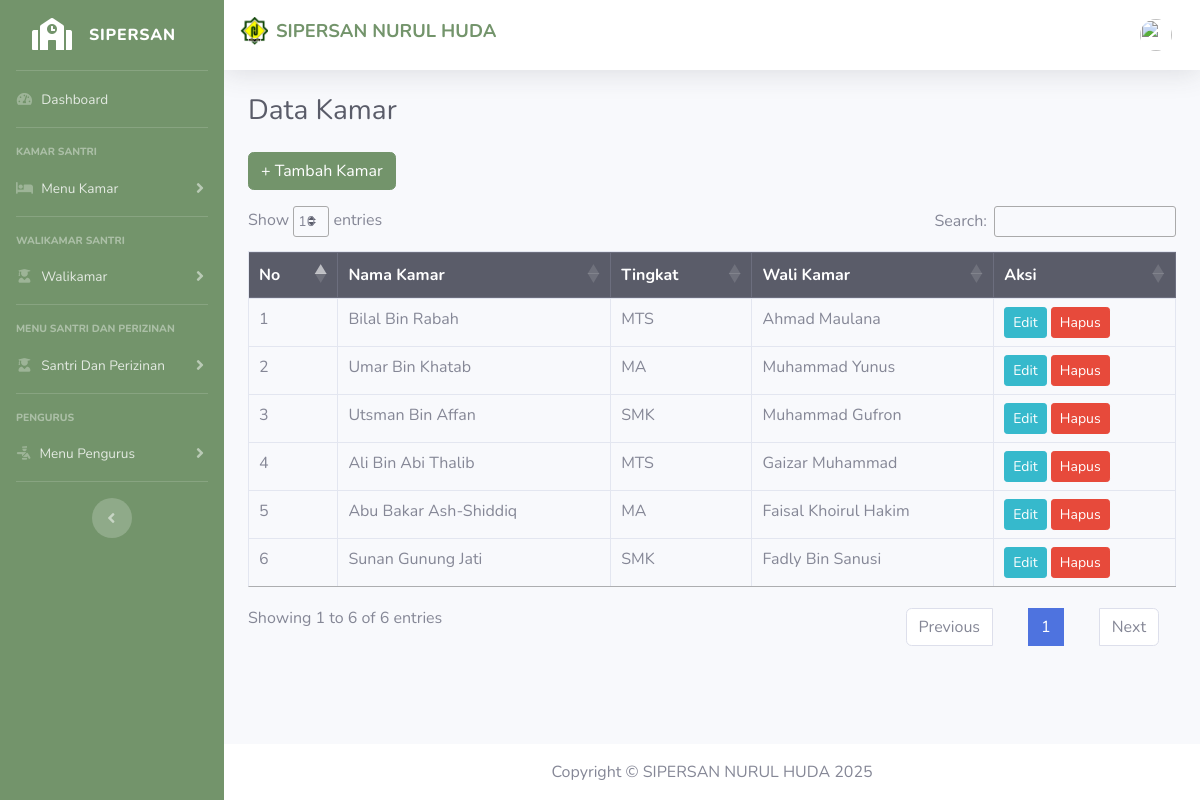
The page /index.php/kamar on the database its author committed.
### tables this page shows
CREATE TABLE `tb_kamar` (
  `id_kamar` int(11) NOT NULL,
  `kamar` varchar(100) NOT NULL,
  `tingkat` enum('MTS','MA','SMK') NOT NULL,
  `id_walikamar` int(11) DEFAULT NULL
);

CREATE TABLE `tb_walikamar` (
  `id_walikamar` int(11) NOT NULL,
  `id_pengurus` int(11) DEFAULT NULL,
  `no_walikamar` varchar(50) DEFAULT NULL,
  `nama_walikamar` varchar(100) DEFAULT NULL,
  `pesan` text DEFAULT NULL,
  `waktu_kirim` datetime DEFAULT NULL,
  `status_kirim` enum('terkirim','pending','gagal') DEFAULT 'pending',
  `chat_id` varchar(50) DEFAULT NULL
);

### application/controllers/Kamar.php (called while the page is built, shortened)
<?php
class Kamar extends CI_Controller {
    public function __construct() {
        $this->load->model('Mkamar');
        $this->load->model('Mwalikamar');
    }
    public function index() {
        $data['title'] = 'Data Kamar';
        $data['kamar'] = $this->Mkamar->get_all();
        $data['walikamar'] = $this->Mwalikamar->get_all();
        $this->load->view('templates_admin/header', $data);
        $this->load->view('templates_admin/sidebar');
        $this->load->view('kamar_index', $data);
        $this->load->view('templates_admin/footer');
    }
}

### index.php (called while the page is built, shortened)
<?php
require_once BASEPATH.'core/CodeIgniter.php';

### application/models/Mkamar.php (called while the page is built, shortened)
<?php
class Mkamar extends CI_Model {
    public function get_all() {
        $this->db->select('k.*, w.nama_walikamar');
        $this->db->from('tb_kamar k');
        $this->db->join('tb_walikamar w', 'k.id_walikamar = w.id_walikamar', 'left');
        return $this->db->get()->result();
    }
}

### application/views/kamar_index.php (the view, shortened to what this page needs)
<div class="container-fluid">
    <h1 class="h3 mb-4 text-gray-800"><?= $title ?></h1>
    <button class="btn btn-primary mb-3" data-toggle="modal" data-target="#modalTambah">+ Tambah Kamar</button>
    <table class="table table-bordered table-hover" id="datatable">
        <thead class="thead-dark">
            <tr>
                <th>No</th>
                <th>Nama Kamar</th>
                <th>Tingkat</th>
                <th>Wali Kamar</th>
                <th>Aksi</th>
            </tr>
        </thead>
        <tbody>
            <?php $no=1; foreach ($kamar as $k): ?>
            <tr>
                <td><?= $no++ ?></td>
                <td><?= $k->kamar ?></td>
                <td><?= $k->tingkat ?></td>
                <td><?= $k->nama_walikamar ?></td>
                <td>
                    <button class="btn btn-sm btn-info" data-toggle="modal" data-target="#modalEdit<?= $k->id_kamar ?>">Edit</button>
                    <a href="#" class="btn btn-sm btn-danger btn-hapus" data-url="<?= base_url('kamar/hapus/'.$k->id_kamar) ?>">Hapus</a>
                </td>
            </tr>
            <?php endforeach ?>
        </tbody>
    </table>
</div>

### application/views/templates_admin/header.php (shortened to what this page needs)
<!DOCTYPE html>
<html lang="en">
<head>
    <link href="https://cdnjs.cloudflare.com/ajax/libs/font-awesome/6.5.0/css/all.min.css" rel="stylesheet">
    <link rel="stylesheet" href="https://cdn.datatables.net/1.13.6/css/jquery.dataTables.min.css">
    <link rel="stylesheet" href="https://cdn.datatables.net/buttons/2.4.1/css/buttons.dataTables.min.css">
    <link href="<?= base_url('assets/vendor/fontawesome-free/css/all.min.css') ?>" rel="stylesheet" type="text/css">
    <link href="<?= base_url('assets/css/sb-admin-2.min.css') ?>" rel="stylesheet">
</head>

### application/views/templates_admin/sidebar.php (shortened to what this page needs)
<body id="page-top">
    <div id="wrapper">
        <ul class="navbar-nav bg-gradient-primary sidebar sidebar-dark accordion" id="accordionSidebar">
            <a class="sidebar-brand d-flex align-items-center justify-content-center" href="<?= base_url('dashboard') ?>">
                <div class="sidebar-brand-icon">
                    <i class="fas fa-school"></i>
                </div>
                <div class="sidebar-brand-text mx-3">SIPERSAN</div>
            </a>
            <hr class="sidebar-divider my-0">
            <li class="nav-item <?= $this->uri->segment(1) == 'dashboard' ? 'active' : '' ?>">
                <a class="nav-link" href="<?= base_url('dashboard') ?>">
                    <i class="fas fa-fw fa-tachometer-alt"></i>
                    <span>Dashboard</span>
                </a>
            </li>
            <hr class="sidebar-divider">
            <div class="sidebar-heading">Kamar Santri</div>
            <li class="nav-item">
                <a class="nav-link collapsed" href="#" data-toggle="collapse" data-target="#collapseFive">
                    <i class="fa-solid fa-bed"></i>
                    <span>Menu Kamar</span>
                </a>
            </li>
            <hr class="sidebar-divider">
            <div class="sidebar-heading">WaliKamar Santri</div>
            <li class="nav-item">
                <a class="nav-link collapsed" href="#" data-toggle="collapse" data-target="#collapseSix">
                    <i class="fas fa-fw fa-user-graduate"></i>
                    <span>Walikamar</span>
                </a>
            </li>
            <hr class="sidebar-divider">
            <div class="sidebar-heading">Menu Santri Dan Perizinan</div>
            <li class="nav-item">
                <a class="nav-link collapsed" href="#" data-toggle="collapse" data-target="#collapseOne">
                    <i class="fas fa-fw fa-user-graduate"></i>
                    <span>Santri Dan Perizinan</span>
                </a>
            </li>
            <hr class="sidebar-divider">
            <div class="sidebar-heading">Pengurus</div>
            <li class="nav-item">
                <a class="nav-link collapsed" href="#" data-toggle="collapse" data-target="#collapseTwo">
                    <i class="fa-solid fa-person-military-pointing"></i>
                    <span>Menu Pengurus</span>
                </a>
            </li>
            <hr class="sidebar-divider">
            <div class="text-center d-none d-md-inline">
                <button class="rounded-circle border-0" id="sidebarToggle"></button>
            </div>
        </ul>
            <div id="content-wrapper" class="d-flex flex-column">
    <nav class="navbar navbar-expand navbar-light bg-white topbar mb-4 static-top shadow">
        <div class="d-flex align-items-center" style="margin-bottom:8px;">
            <img src="<?= base_url('assets/img/NURULHUDALOGOR.png') ?>" alt="Logo Ponpes" width="28" height="28" class="mr-2">
            <span class="font-weight-bold text-primary" style="font-size: 1.15rem;">SIPERSAN NURUL HUDA</span>
        </div>
        <ul class="navbar-nav ml-auto">
            <li class="nav-item dropdown no-arrow">
                <a class="nav-link dropdown-toggle" href="#" id="userDropdown" role="button"
                    data-toggle="dropdown" aria-haspopup="true" aria-expanded="false">
                    <img class="img-profile rounded-circle"
                        src="<?= base_url('uploads/pengurus/' . $this->session->userdata('foto')) ?>"
                        style="object-fit: cover; width: 32px; height: 32px;">
                </a>
            </li>
        </ul>
    </nav>

### application/views/templates_admin/footer.php (shortened to what this page needs)
    <footer class="bg-white mt-auto py-3">
      <div class="container my-auto">
        <div class="copyright text-center my-auto">
          <span>Copyright &copy; SIPERSAN NURUL HUDA 2025</span>
        </div>
      </div>
    </footer>
        </div>
    </div>
    <link href="<?= base_url('assets/vendor/datatables/dataTables.bootstrap4.min.css') ?>" rel="stylesheet">
</body>
</html>

### application/views/templates_admin/header.php (style rules this page uses)
.bg-gradient-primary { background-color: #73946B!important; background-image: none !important; }
.sidebar { background-color: #73946B !important; }
.btn-primary { background-color: #73946B !important; border-color: #73946B !important; }
.text-primary { color: #73946B !important; }

### rows shown on the page
tb_kamar: kamar "Bilal Bin Rabah", tingkat "MTS", id_walikamar.nama_walikamar "Ahmad Maulana"
tb_kamar: kamar "Umar Bin Khatab", tingkat "MA", id_walikamar.nama_walikamar "Muhammad Yunus"
tb_kamar: kamar "Utsman Bin Affan", tingkat "SMK", id_walikamar.nama_walikamar "Muhammad Gufron"
tb_kamar: kamar "Ali Bin Abi Thalib", tingkat "MTS", id_walikamar.nama_walikamar "Gaizar Muhammad"
tb_kamar: kamar "Abu Bakar Ash-Shiddiq", tingkat "MA", id_walikamar.nama_walikamar "Faisal Khoirul Hakim"
tb_kamar: kamar "Sunan Gunung Jati", tingkat "SMK", id_walikamar.nama_walikamar "Fadly Bin Sanusi"

### other values the page prints
$title "Data Kamar"
